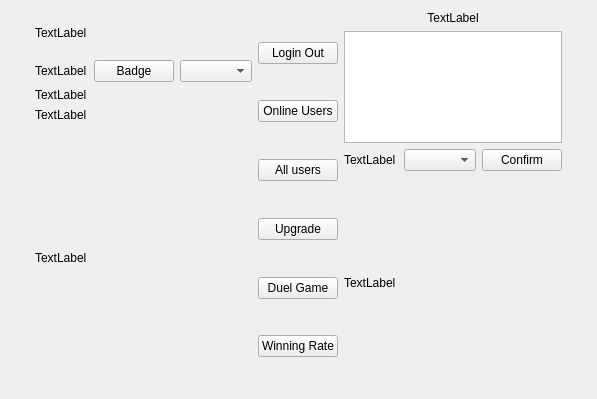
<?xml version="1.0" encoding="UTF-8"?>
<ui version="4.0">
 <class>MainWindow</class>
 <widget class="QMainWindow" name="MainWindow">
  <property name="geometry">
   <rect>
    <x>0</x>
    <y>0</y>
    <width>597</width>
    <height>399</height>
   </rect>
  </property>
  <property name="windowTitle">
   <string>MainWindow</string>
  </property>
  <widget class="QWidget" name="centralWidget">
   <property name="enabled">
    <bool>true</bool>
   </property>
   <property name="layoutDirection">
    <enum>Qt::LeftToRight</enum>
   </property>
   <layout class="QVBoxLayout" name="verticalLayout_5">
    <item>
     <layout class="QHBoxLayout" name="horizontalLayout_2" stretch="1,9,3,9,1">
      <item>
       <spacer name="horizontalSpacer">
        <property name="orientation">
         <enum>Qt::Horizontal</enum>
        </property>
        <property name="sizeHint" stdset="0">
         <size>
          <width>40</width>
          <height>20</height>
         </size>
        </property>
       </spacer>
      </item>
      <item>
       <layout class="QVBoxLayout" name="verticalLayout_3" stretch="1,1,0,6">
        <item>
         <widget class="QLabel" name="labelUser">
          <property name="text">
           <string>TextLabel</string>
          </property>
         </widget>
        </item>
        <item>
         <layout class="QHBoxLayout" name="horizontalLayout" stretch="2,0,1">
          <item>
           <widget class="QLabel" name="labelWho">
            <property name="text">
             <string>TextLabel</string>
            </property>
            <property name="alignment">
             <set>Qt::AlignLeading|Qt::AlignLeft|Qt::AlignVCenter</set>
            </property>
           </widget>
          </item>
          <item>
           <widget class="QPushButton" name="BtnBadge">
            <property name="sizePolicy">
             <sizepolicy hsizetype="Fixed" vsizetype="Fixed">
              <horstretch>0</horstretch>
              <verstretch>0</verstretch>
             </sizepolicy>
            </property>
            <property name="text">
             <string>Badge</string>
            </property>
            <property name="checkable">
             <bool>true</bool>
            </property>
           </widget>
          </item>
          <item>
           <widget class="QComboBox" name="CbxUser"/>
          </item>
         </layout>
        </item>
        <item>
         <layout class="QVBoxLayout" name="verticalLayout_4">
          <item>
           <layout class="QHBoxLayout" name="horizontalLayout_4" stretch="10,1">
            <item>
             <widget class="QLabel" name="labelNum">
              <property name="text">
               <string>TextLabel</string>
              </property>
             </widget>
            </item>
            <item>
             <widget class="QLabel" name="labelNumBadge">
              <property name="text">
               <string/>
              </property>
             </widget>
            </item>
           </layout>
          </item>
          <item>
           <layout class="QHBoxLayout" name="horizontalLayout_5" stretch="10,1">
            <item>
             <widget class="QLabel" name="labelAdv">
              <property name="text">
               <string>TextLabel</string>
              </property>
             </widget>
            </item>
            <item>
             <widget class="QLabel" name="labelAdvBadge">
              <property name="text">
               <string/>
              </property>
             </widget>
            </item>
           </layout>
          </item>
         </layout>
        </item>
        <item>
         <widget class="QLabel" name="labelInfo">
          <property name="sizePolicy">
           <sizepolicy hsizetype="Preferred" vsizetype="Expanding">
            <horstretch>0</horstretch>
            <verstretch>0</verstretch>
           </sizepolicy>
          </property>
          <property name="text">
           <string>TextLabel</string>
          </property>
          <property name="alignment">
           <set>Qt::AlignLeading|Qt::AlignLeft|Qt::AlignVCenter</set>
          </property>
         </widget>
        </item>
       </layout>
      </item>
      <item>
       <layout class="QVBoxLayout" name="verticalLayout">
        <item>
         <spacer name="verticalSpacer_5">
          <property name="orientation">
           <enum>Qt::Vertical</enum>
          </property>
          <property name="sizeHint" stdset="0">
           <size>
            <width>20</width>
            <height>40</height>
           </size>
          </property>
         </spacer>
        </item>
        <item>
         <widget class="QPushButton" name="BtnLoginOut">
          <property name="sizePolicy">
           <sizepolicy hsizetype="Fixed" vsizetype="Fixed">
            <horstretch>0</horstretch>
            <verstretch>0</verstretch>
           </sizepolicy>
          </property>
          <property name="text">
           <string>Login Out</string>
          </property>
         </widget>
        </item>
        <item>
         <spacer name="verticalSpacer">
          <property name="orientation">
           <enum>Qt::Vertical</enum>
          </property>
          <property name="sizeHint" stdset="0">
           <size>
            <width>20</width>
            <height>40</height>
           </size>
          </property>
         </spacer>
        </item>
        <item>
         <widget class="QPushButton" name="BtnOnline">
          <property name="sizePolicy">
           <sizepolicy hsizetype="Fixed" vsizetype="Fixed">
            <horstretch>0</horstretch>
            <verstretch>0</verstretch>
           </sizepolicy>
          </property>
          <property name="text">
           <string>Online Users</string>
          </property>
         </widget>
        </item>
        <item>
         <spacer name="verticalSpacer_2">
          <property name="orientation">
           <enum>Qt::Vertical</enum>
          </property>
          <property name="sizeHint" stdset="0">
           <size>
            <width>20</width>
            <height>40</height>
           </size>
          </property>
         </spacer>
        </item>
        <item>
         <widget class="QPushButton" name="BtnAllUsers">
          <property name="sizePolicy">
           <sizepolicy hsizetype="Fixed" vsizetype="Fixed">
            <horstretch>0</horstretch>
            <verstretch>0</verstretch>
           </sizepolicy>
          </property>
          <property name="text">
           <string>All users</string>
          </property>
         </widget>
        </item>
        <item>
         <spacer name="verticalSpacer_3">
          <property name="orientation">
           <enum>Qt::Vertical</enum>
          </property>
          <property name="sizeHint" stdset="0">
           <size>
            <width>20</width>
            <height>40</height>
           </size>
          </property>
         </spacer>
        </item>
        <item>
         <widget class="QPushButton" name="BtnUpgrade">
          <property name="sizePolicy">
           <sizepolicy hsizetype="Fixed" vsizetype="Fixed">
            <horstretch>0</horstretch>
            <verstretch>0</verstretch>
           </sizepolicy>
          </property>
          <property name="text">
           <string>Upgrade</string>
          </property>
         </widget>
        </item>
        <item>
         <spacer name="verticalSpacer_4">
          <property name="orientation">
           <enum>Qt::Vertical</enum>
          </property>
          <property name="sizeHint" stdset="0">
           <size>
            <width>20</width>
            <height>40</height>
           </size>
          </property>
         </spacer>
        </item>
        <item>
         <widget class="QPushButton" name="BtnDuel">
          <property name="sizePolicy">
           <sizepolicy hsizetype="Fixed" vsizetype="Fixed">
            <horstretch>0</horstretch>
            <verstretch>0</verstretch>
           </sizepolicy>
          </property>
          <property name="text">
           <string>Duel Game</string>
          </property>
         </widget>
        </item>
        <item>
         <spacer name="verticalSpacer_6">
          <property name="orientation">
           <enum>Qt::Vertical</enum>
          </property>
          <property name="sizeHint" stdset="0">
           <size>
            <width>20</width>
            <height>40</height>
           </size>
          </property>
         </spacer>
        </item>
        <item>
         <widget class="QPushButton" name="BtnRate">
          <property name="sizePolicy">
           <sizepolicy hsizetype="Fixed" vsizetype="Fixed">
            <horstretch>0</horstretch>
            <verstretch>0</verstretch>
           </sizepolicy>
          </property>
          <property name="text">
           <string>Winning Rate</string>
          </property>
         </widget>
        </item>
        <item>
         <spacer name="verticalSpacer_7">
          <property name="orientation">
           <enum>Qt::Vertical</enum>
          </property>
          <property name="sizeHint" stdset="0">
           <size>
            <width>20</width>
            <height>40</height>
           </size>
          </property>
         </spacer>
        </item>
       </layout>
      </item>
      <item>
       <layout class="QVBoxLayout" name="verticalLayout_2" stretch="0,8,0,15">
        <item>
         <widget class="QLabel" name="showInfo">
          <property name="text">
           <string>TextLabel</string>
          </property>
          <property name="alignment">
           <set>Qt::AlignCenter</set>
          </property>
         </widget>
        </item>
        <item>
         <widget class="QListWidget" name="listWidgetUsers">
          <property name="sizePolicy">
           <sizepolicy hsizetype="Expanding" vsizetype="Expanding">
            <horstretch>0</horstretch>
            <verstretch>0</verstretch>
           </sizepolicy>
          </property>
         </widget>
        </item>
        <item>
         <layout class="QHBoxLayout" name="horizontalLayout_3">
          <item>
           <widget class="QLabel" name="labelServer">
            <property name="text">
             <string>TextLabel</string>
            </property>
           </widget>
          </item>
          <item>
           <widget class="QComboBox" name="comboBox"/>
          </item>
          <item>
           <widget class="QPushButton" name="BtnConfirm">
            <property name="text">
             <string>Confirm</string>
            </property>
           </widget>
          </item>
         </layout>
        </item>
        <item>
         <widget class="QLabel" name="labelSPkm">
          <property name="text">
           <string>TextLabel</string>
          </property>
         </widget>
        </item>
       </layout>
      </item>
      <item>
       <spacer name="horizontalSpacer_2">
        <property name="orientation">
         <enum>Qt::Horizontal</enum>
        </property>
        <property name="sizeHint" stdset="0">
         <size>
          <width>40</width>
          <height>20</height>
         </size>
        </property>
       </spacer>
      </item>
     </layout>
    </item>
   </layout>
  </widget>
  <widget class="QMenuBar" name="menuBar">
   <property name="geometry">
    <rect>
     <x>0</x>
     <y>0</y>
     <width>597</width>
     <height>26</height>
    </rect>
   </property>
  </widget>
 </widget>
 <layoutdefault spacing="6" margin="11"/>
 <resources/>
 <connections/>
</ui>
